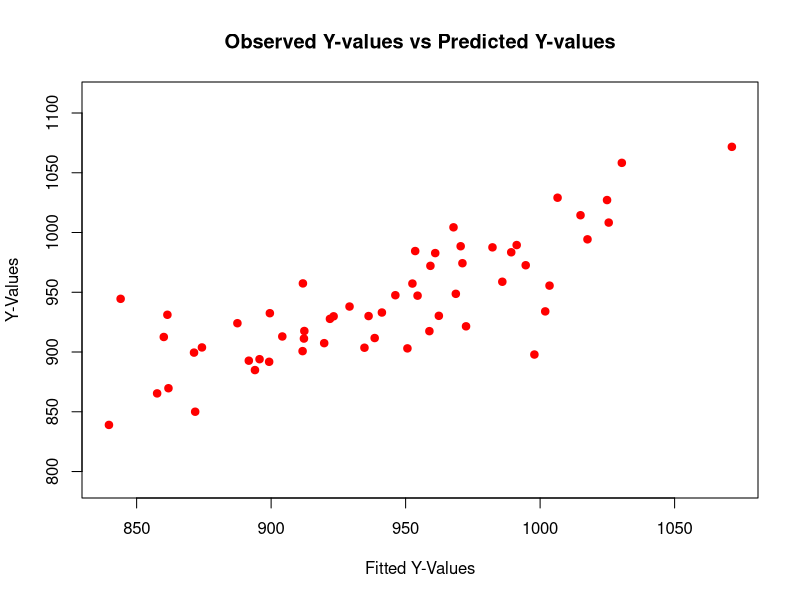
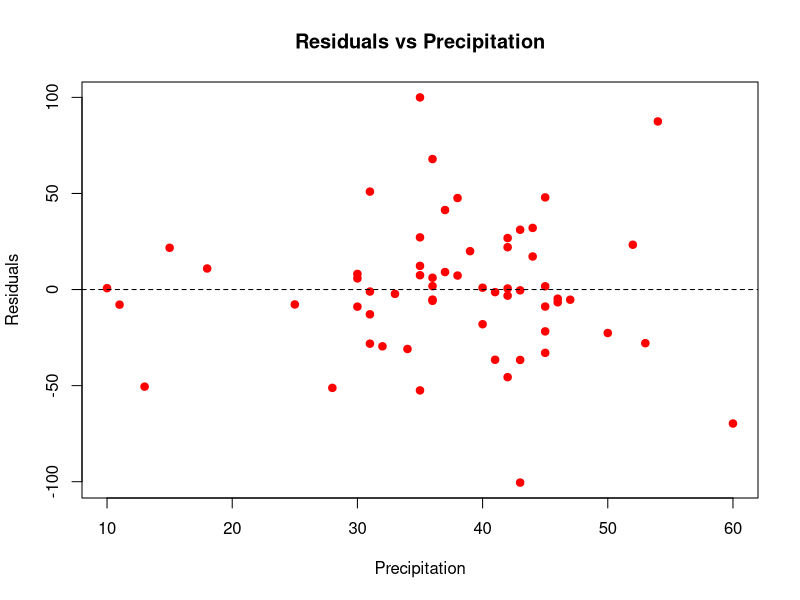
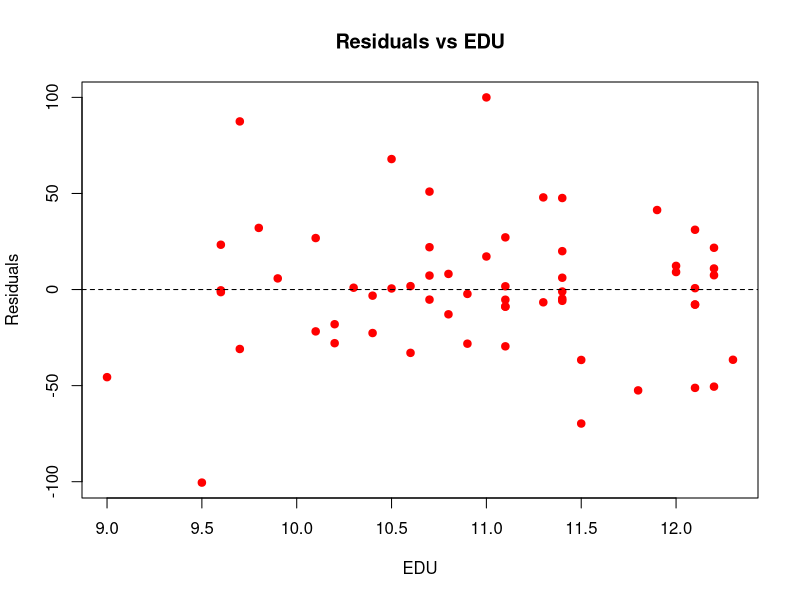
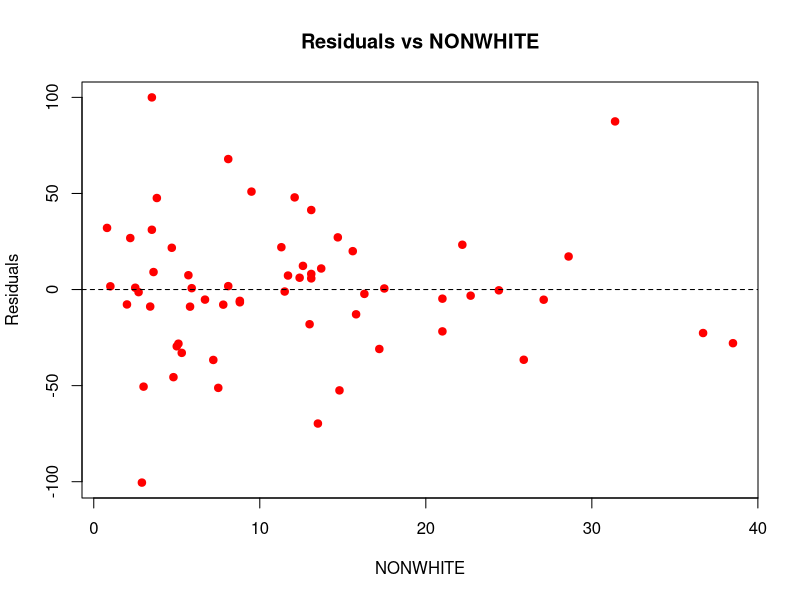
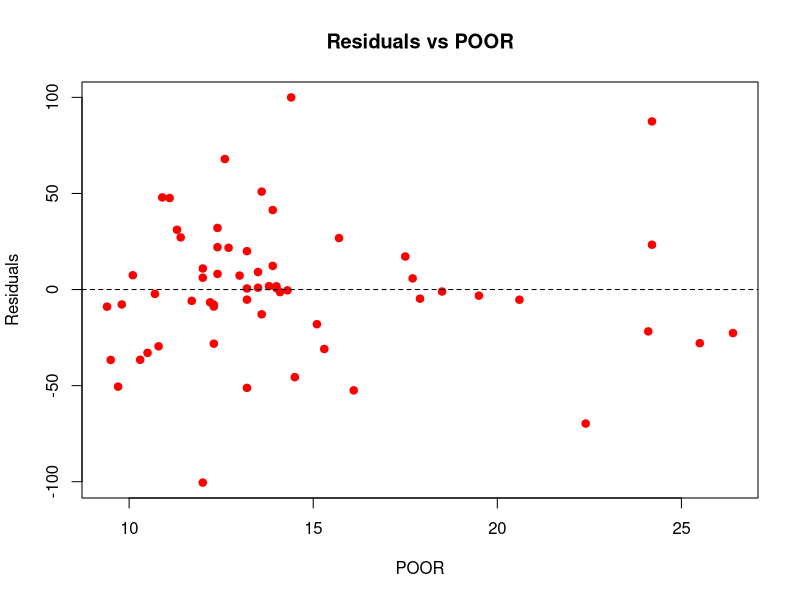
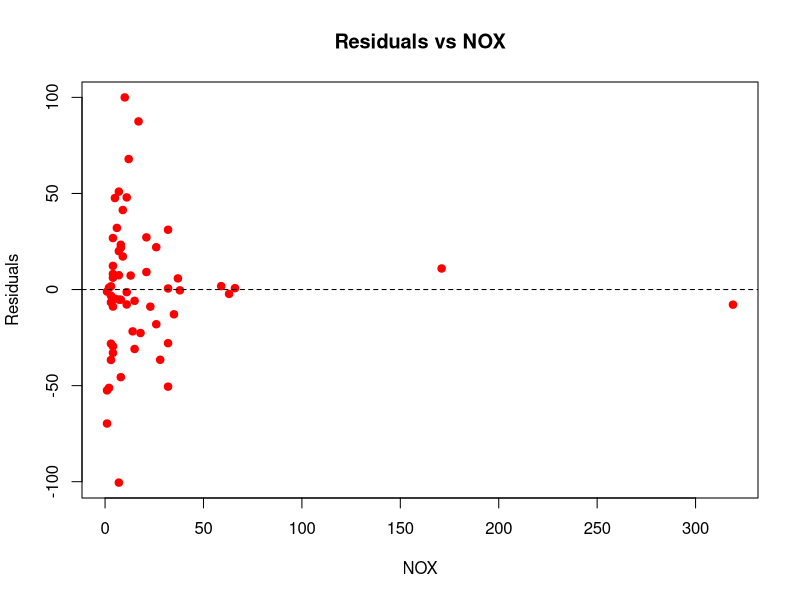
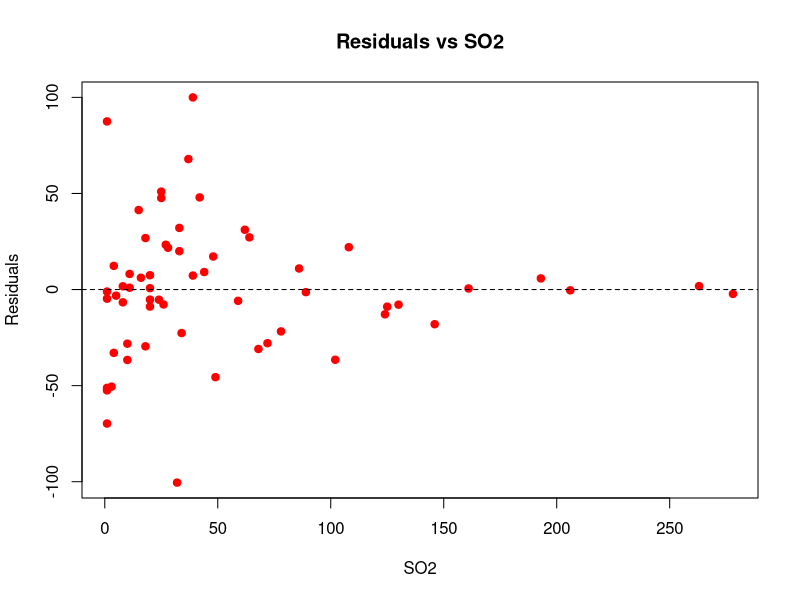
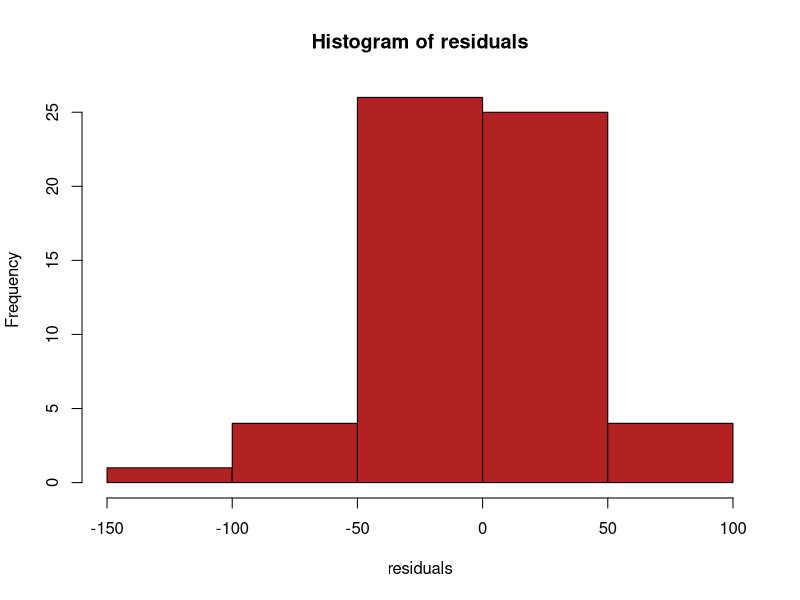

Generate these figures, in order, with R:
# NOTE: TO RUN THIS, HAVE THE .csv AND THIS FILE IN THE SAME DIRECTORY THAT IS YOUR CURRENT R WORKING DIRECTORY


# ANOTHER NOTE. A GOAL OF THIS PROJECT IS TO SEE IF WE CAN RELATE POLLUTION TO MORTAILITY.

# CODE FOR PART ONE

# Function to check the correlation within a matrix. This code will be used again later.

Check_Correlation_Matrix <- function(collinearity_restriction= 0, correlation_mat) {
  
  dimension_names <- dimnames(correlation_mat)
  
  # iterate rows and columns in matrix
  used_already <- 0 # placeholder
  for (i in 2:length(dimension_names[[1]])) {
    for (j in 2:length(dimension_names[[1]])) {
      
      # diagonals do not count
      if (i != j) {
        if (abs(correlation_mat[i,j]) >= collinearity_restriction) {
          
          # if we already pointed this value out, skip it
          if (sum(used_already == correlation_mat[i,j]) >= 1) {
            next
          }
          
          # add corr to list used already
          used_already <- c(used_already, correlation_mat[i,j])
          
          cat("Variables: ", dimension_names[[1]][i], " and " , dimension_names[[1]][j], 
              "have a correlation of : ", correlation_mat[i,j], "\n")
        }
      }
    }
  }
}


# ADD PORTION BELOW TO THE APPENDIX

# import and filter data
dat <- read.table("mortality.csv", header = TRUE, sep = ",")
cities <- dat[,8]
dat_no_city <- dat[,1:7]

# Produces matrix plot of the data
# plot(dat_no_city)

# END OF PORTION TO INCLUDE



# produce and check correlation matrix 

correlation_mat <- cor(dat_no_city) # INCLUDE THIS PART IN APPENDIX

#Check_Correlation_Matrix(0, correlation_mat) # NOT THIS PART

# Produce a simple, linear fit object of our current data
first_fit <- lm(dat_no_city$MORTALITY ~ ., data = dat_no_city)
anova_values <- anova(first_fit)

# TYPE: anova_values

param_estimates <- first_fit$coefficients
# TYPE: param_estimates in the console to get our parameter estimates. We have 7 betas, 0-6, 0 being our intercept.
# FOR ESTIMATIONS OF STANDARD ERROR PER COEFFICIENT, TYPE summary(linear_fit) IN THE CONSOLE


# PART 2
# Note: Y-axis variable vs. x-axis variable
# Observed vs predicted
# Y values vs fitted Y values

# INCLUDE CODE HERE
plot(dat_no_city$MORTALITY, first_fit$fitted.values, xlab = 'Fitted Y-Values', ylab = 'Y-Values', col = 'red',
     pch = 19, main = 'Observed Y-values vs Predicted Y-values',
     xlim = c(min(first_fit$fitted.values), max(first_fit$fitted.values)), 
     ylim = c(min(dat_no_city$MORTALITY), max(dat_no_city$MORTALITY)))

# INTERPRETATION HERE: If our model was perfect, the line created here would create a perfect one to one line.
# This is not the case. This graph brings to light the downfall of our basic model, where we are predicting
# both greater than and less than actual Y values.


# plotting the residuals against the independent variables
# get the residuals
residuals <- first_fit$residuals

# To get the indep data, just call dat_no_city[,n], where n is the column of the data,
PRECIP <- dat_no_city[,1]
EDU <- dat_no_city[,2]
NONWHITE <- dat_no_city[,3]
POOR <- dat_no_city[,4]
NOX <- dat_no_city[,5]
SO2 <- dat_no_city[,6]


# FOR PRECIP:

# Residuals on the y-axis, independent value on the x-axis
plot(PRECIP, residuals, xlab = 'Precipitation', ylab = 'Residuals', col = 'red',
     pch = 19, main = 'Residuals vs Precipitation', xlim = c(min(PRECIP), max(PRECIP)),
     ylim = c(min(residuals), max(residuals)))

# draw line through origin
abline(0, 0, lty = 2)

# INTERPRETATION: A good Residuals vs independent plot will present variation along the line y = 0 and will
# lack any extremes away from the origin. In our case, a couple outliers may be present in precipitation

# FOR EDU:

# Residuals on the y-axis, independent value on the x-axis
plot(EDU, residuals, xlab = 'EDU', ylab = 'Residuals', col = 'red',
     pch = 19, main = 'Residuals vs EDU', xlim = c(min(EDU), max(EDU)),
     ylim = c(min(residuals), max(residuals)))

# draw line through origin
abline(0, 0, lty = 2)

# INTERPRETATION: The residuals vs EDU show a better spread, where only a few outliers may be present
# unlike PRECIP's plot.


# FOR NONWHITE:

# Residuals on the y-axis, independent value on the x-axis
plot(NONWHITE, residuals, xlab = 'NONWHITE', ylab = 'Residuals', col = 'red',
     pch = 19, main = 'Residuals vs NONWHITE', xlim = c(min(NONWHITE), max(NONWHITE)),
     ylim = c(min(residuals), max(residuals)))

# draw line through origin
abline(0, 0, lty = 2)

# INTERPRETATION: Here, I feel as if it is important to keep track of our units. In this case, we're dealing
# with the percentage of the population that is nonwhite in 1960. Since our statistical data varies per city,
# it is worth noting that some cities may have significantly greater non-white populations than other cities.
# This is a strong indication of a problem with our current model that will need to be accounted for.
# A greater amount of outliers may exist in this data that may need to be tuned.


# FOR POOR:

# Residuals on the y-axis, independent value on the x-axis
plot(POOR, residuals, xlab = 'POOR', ylab = 'Residuals', col = 'red',
     pch = 19, main = 'Residuals vs POOR', xlim = c(min(POOR), max(POOR)),
     ylim = c(min(residuals), max(residuals)))

# draw line through origin
abline(0, 0, lty = 2)

# INTERPRETATION: POOR, as defined by our data pertains to the percentage of households with annual
# income under $3000 dollars in 1960. Outliers and the spread presented here seem to follow a similar pattern to
# NONWHITE. This further agrees with our suspicion that NONWHITE and POOR present a problem of collinearity,
# with a correlation of .704. As such, we may either need to transform or remove one of the variables.


# FOR NOX:

# Residuals on the y-axis, independent value on the x-axis
plot(NOX, residuals, xlab = 'NOX', ylab = 'Residuals', col = 'red',
     pch = 19, main = 'Residuals vs NOX', xlim = c(min(NOX), max(NOX)),
     ylim = c(min(residuals), max(residuals)))

# draw line through origin
abline(0, 0, lty = 2)

# INTERPRETATION: First impressions of this plot is that it contains severe outliers. A transformation may be necessary
# to fix this data set.

# FOR SO2:

# Residuals on the y-axis, independent value on the x-axis
plot(SO2, residuals, xlab = 'SO2', ylab = 'Residuals', col = 'red',
     pch = 19, main = 'Residuals vs SO2', xlim = c(min(SO2), max(SO2)),
     ylim = c(min(residuals), max(residuals)))

# draw line through origin
abline(0, 0, lty = 2)

# INTERPRETATION: This plot has severe outliers as well. The only difference is that the initial spread of data
# that is not outliers is significantly more spread.

# NEXT: Histogram of the residuals
hist(residuals, col = 'firebrick')

# INTERPRETATION: The histogram of the residuals does not look roughly normal. There seems to be a pile up
# of data along the origin, with a smaller than what could be considered for normal, spread.

# Normal Probability Plot Of Residuals

qqnorm(residuals, col = 'firebrick', pch = 19, main = 'Normal probability plot of residuals')
qqline(residuals)

# WORK ON THIS INTERPRETATION

# Interpretation: There are multiple depatures from the straight line, but its form is mostly linear, except for
# extremes. In the middle, points do not adhere to the line either
# There seems to be too much variation in our current model. Most notable is the suspicion that checking
# the histogram made apparent. Here, we see that there is less data near extremes and more situated in the middle.
# This further proves that we may have outliers or may necessitate the transforming or dropping of a variable

# GO BACK TO THIS AND THE HIST B4, I THINK THIS IS AN ISSUE WITH ERROR INSTEAD.


# PART 4:








